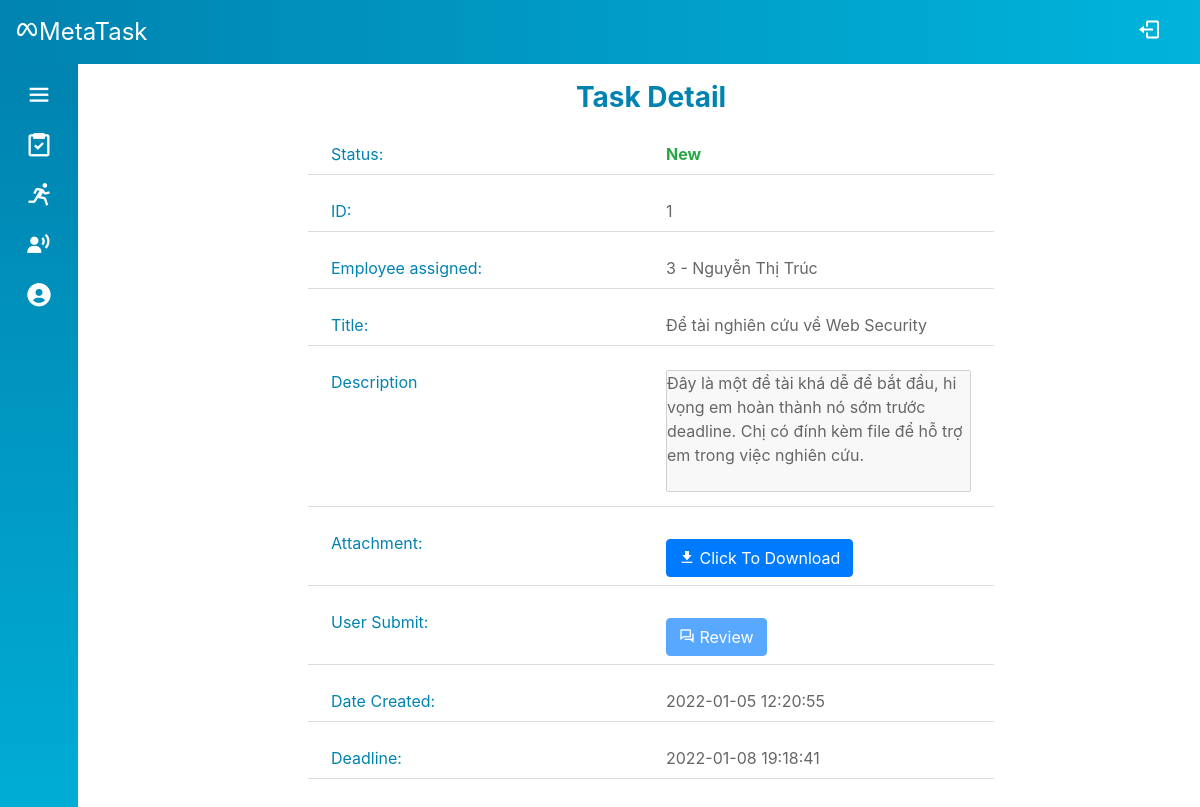
The page /Source/mvc/index.php?controller=task&action=viewManager&id=1 (signed in) on the database its author committed.
### tables this page shows
CREATE TABLE `task` (
  `id` int(6) UNSIGNED NOT NULL,
  `manager_id` int(6) UNSIGNED NOT NULL,
  `staff_id` int(6) UNSIGNED NOT NULL,
  `title` varchar(100) NOT NULL,
  `description` varchar(200) DEFAULT NULL,
  `status` varchar(30) DEFAULT 'New',
  `rating` varchar(10) DEFAULT NULL,
  `date_created` timestamp NOT NULL DEFAULT current_timestamp(),
  `deadline` datetime NOT NULL
);

CREATE TABLE `account_info` (
  `id` int(6) UNSIGNED NOT NULL,
  `firstname` varchar(30) NOT NULL,
  `lastname` varchar(30) NOT NULL,
  `email` varchar(50) DEFAULT NULL,
  `phone` varchar(30) DEFAULT NULL,
  `avatar` varchar(200) DEFAULT NULL,
  `department` int(6) UNSIGNED NOT NULL
);

### Source/mvc/controllers/base_controller.php (called while the page is built, shortened)
<?php
    class BaseController {
        protected $name;
        public function render($view, $data = array()) {
            extract($data);
            require_once('views/' .$this->name . '/' . $view . '.php');
            require_once('views/layout/template.php');
        }
    }
?>

### Source/mvc/controllers/task_controller.php (called while the page is built, shortened)
<?php
require_once('models/Task.php');
require_once('models/User.php');
require_once('base_controller.php');
class TaskController extends BaseController
{
    public function viewManager()
    {
        $id = filter_input(INPUT_GET, 'id', FILTER_SANITIZE_STRING);
        $task = Task::get($id, $_SESSION['id']);
        $this->render('viewManager', array('task' => $task));
    }
}

### Source/mvc/route.php (called while the page is built, shortened)
<?php
$obj = new $className();
$obj->$action();

### Source/mvc/index.php (called while the page is built, shortened)
<?php
require_once('route.php');

### Source/mvc/models/Task.php (called while the page is built, shortened)
<?php
class Task
{
    public function __construct(
        $id,
        $managerID,
        $staffID,
        $title,
        $description,
        $status,
        $rating,
        $date,
        $deadline,
    ) {
        $this->id = $id;
        $this->staffID = $staffID;
        $this->title = $title;
        $this->description = $description;
        $this->status = $status;
        $this->date = $date;
        $this->deadline = $deadline;
    }
    public static function get($id, $managerID)
    {
        $sql = "SELECT * FROM task WHERE manager_id = :managerID AND id = :id";
        $conn = DB::getConnection();
        $stm = $conn->prepare($sql);
        $stm->execute(array('id' => $id, 'managerID' => $managerID));
        if ($item = $stm->fetch()) {
            return new Task($item['id'], $item['manager_id'], $item['staff_id'], $item['title'], $item['description'], $item['status'], $item['rating'], $item['date_created'], $item['deadline']);
        }
        return null;
    }
    public static function getFile($taskID)
    {
        $sql = "SELECT file_name, file FROM task_record WHERE task_id = :taskID AND status='new'";
        $conn = DB::getConnection();
        $stm = $conn->prepare($sql);
        $stm->execute(array('taskID' => $taskID));
        if ($item = $stm->fetch()) {
            return $item;
        }
        return null;
    }
}

### Source/mvc/models/User.php (called while the page is built, shortened)
<?php
class User
{
    public static function getFullName($id)
    {
        $sql = "select firstname, lastname from account_info where id = :id";
        $conn = DB::getConnection();
        $stm = $conn->prepare($sql);
        $stm->execute(array('id' => $id));
        if ($item = $stm->fetch()) {
            return $item['lastname'] . ' ' . $item['firstname'];
        }
        return null;
    }
}

### Source/mvc/views/task/viewManager.php (the view, shortened to what this page needs)
<?php
$s = $data['task'];
$taskFile = Task::getFile($s->id);
$href = "";
$download = "";
$title = "title='NO FILE!'";
$disabled = "disabled";
if ($taskFile) {
    if (!empty($taskFile['file'])) {
        $file = $taskFile['file'];
        $file_name = $taskFile['file_name'];
        $href = "href='$file'";
        $download = "download='$file_name'";
        $title = "title='$file_name'";
        $disabled = "";
    }
}
?>
<div class="container-fluid">
    <div class="row">
        <div class="col-12 col-md-8 offset-md-2">
            <div class="profile-info">
                <div class="info-header">Task Detail</div>
                <div class="info-body">
                    <ul class="info-list">
                        <li class="row">
                            <div class="col-12 col-md-6 info-label">Status:</div>
                            <div class="col-12 col-md-6 info-content text-success font-weight-bold" id="task-viewManager-status">
                                <?= $s->status ?>
                            </div>
                        </li>
                        <li class="row">
                            <div class="col-12 col-md-6 info-label">
                                ID:
                            </div>
                            <div class="col-12 col-md-6 info-content" id="task-id">
                                <?= $s->id ?>
                            </div>
                        </li>
                        <li class="row">
                            <div class="col-12 col-md-6 info-label">Employee assigned:</div>
                            <div class="col-12 col-md-6 info-content" id="task-person-id">
                                <?= $s->staffID ?> - <?= User::getFullName($s->staffID) ?>
                            </div>
                        </li>
                        <li class="row">
                            <div class="col-12 col-md-6 info-label">Title:</div>
                            <div class="col-12 col-md-6 info-content">
                                <?= $s->title ?>
                            </div>
                        </li>
                        <li class="row">
                            <div class="col-12 col-md-6 info-label">Description</div>
                            <div class="col-12 col-md-6 info-content">
                                <textarea class="info-content w-100" style="resize: none" rows="5" disabled><?= $s->description  ?></textarea>
                        </li>
                        <li class="row">
                            <div class="col-12 col-md-6 info-label">Attachment:</div>
                            <div class="col-12 col-md-6 info-content">
                                <a <?= $href ?> <?= $download ?> <?= $title ?>>
                                    <button type="button" class="btn btn-primary mt-2" <?= $disabled ?>>
                                        <i class='bx bxs-download'></i> Click To Download
                                    </button>
                                </a>
                            </div>
                        </li>
                        <li class="row">
                            <div class="col-12 col-md-6 info-label">User Submit:</div>
                            <div class="col-12 col-md-6 info-content">
                                <button class="btn btn-primary mt-2" id="task-review-modal-btn" data-toggle="modal" data-target="#task-review-modal">
                                    <i class='bx bx-conversation'></i> Review
                                </button>
                            </div>
                        </li>
                        <li class="row">
                            <div class="col-12 col-md-6 info-label">Date Created:</div>
                            <div class="col-12 col-md-6 info-content">
                                <?= $s->date ?>
                            </div>
                        </li>
                        <li class="row">
                            <div class="col-12 col-md-6 info-label">Deadline:</div>
                            <div class="col-12 col-md-6 info-content">
                                <?= $s->deadline ?>
                            </div>
                        </li>
                    </ul>
                </div>
            </div>
        </div>
    </div>
</div>

### Source/mvc/style.css (style rules this page uses)
* { padding: 0; margin: 0; box-sizing: border-box; list-style-type: none; }
body { position: relative; min-height: 100vh; width: 100%; }
.profile-info, .profile-img { height: 360px; }
.modal .modal-header .modal-title, .profile-info .info-header { text-align: center; font-size: 28px; font-weight: 700; color: #0083b0; }
.profile-info .info-list li { margin: 16px; padding: 8px; border-bottom: 1px solid #ddd; }
.profile-info .info-list .info-label { color: #0083b0; }
.profile-info .info-list .info-content { color: #666; }

### rows shown on the page
task: status "New", id "1", staff "3", staff.firstname "Nguyễn Thị Trúc", title "Để tài nghiên cứu về Web Security", description "Đây là một đề tài khá dễ để bắt đầu, hi vọng em hoàn thành nó sớm trước deadline. Chị có đính kèm file để hỗ trợ em trong việc nghiên cứu.", date_created "2022-01-05 12:20:55", deadline "2022-01-08 19:18:41"
